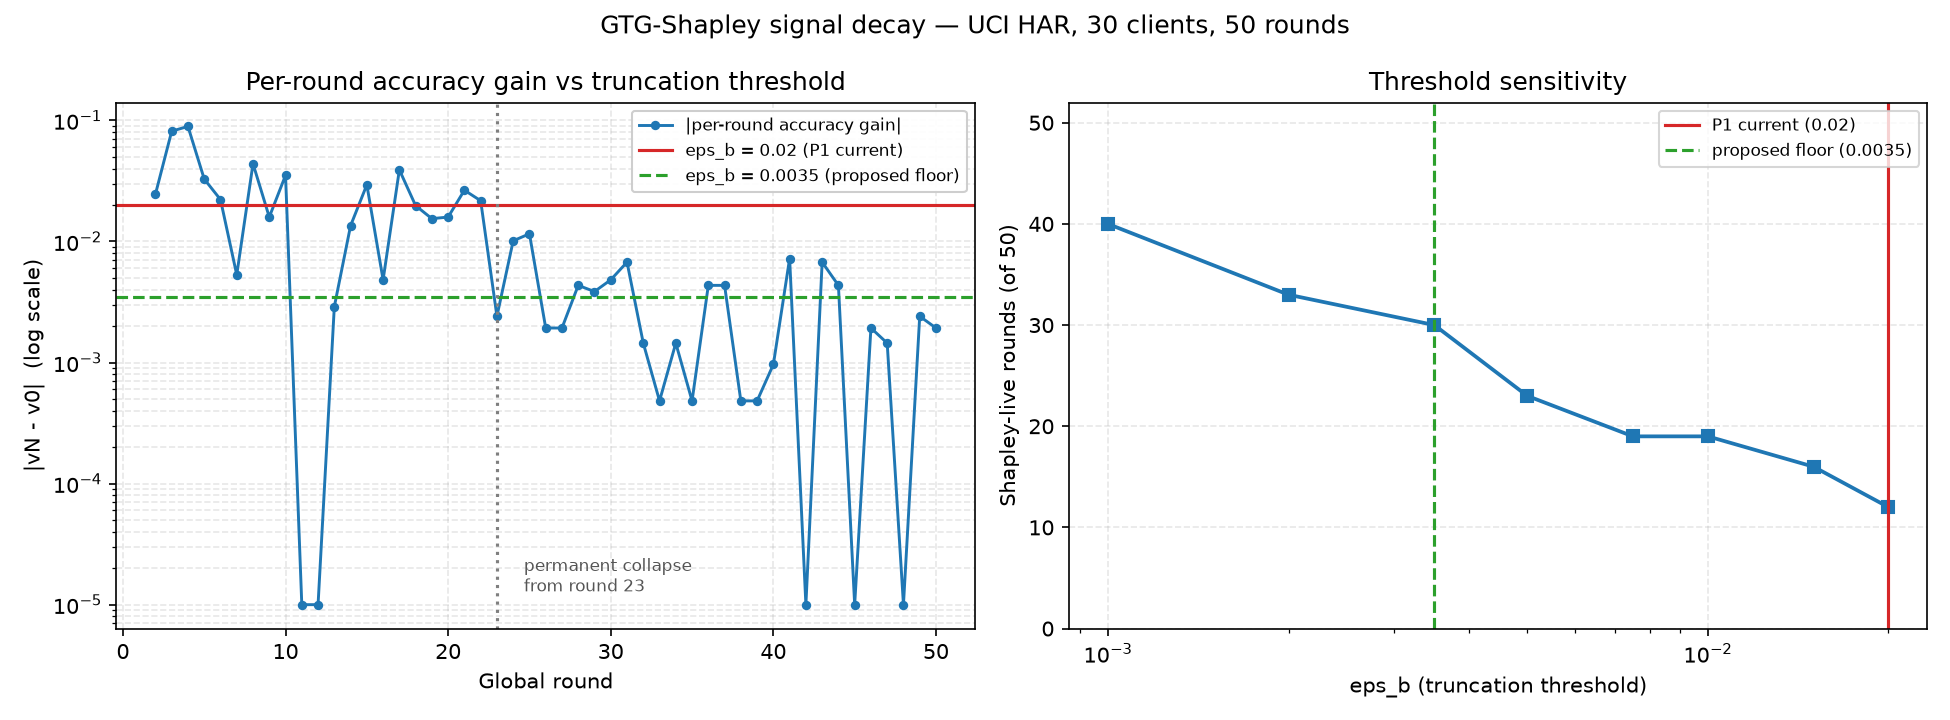

This figure's Python source:
"""
P2 (new, 50-round) — Shapley signal decay and truncation-threshold sensitivity.

WHY THIS EXISTS
---------------
When P1's pipeline moved from 5 rounds to 50, a rule that had never fired
started firing constantly. GTG-Shapley declares a round to carry no
contribution signal — and returns all phi = 0 — when

    |vN - v0| <= eps_b

with eps_b = 0.02, i.e. when the round's global accuracy gain is under
2 percentage points. At 5 rounds the model was still gaining 2-9 points
per round, so the rule was invisible. At 50 rounds the model converges
and per-round gains fall to 0.1-0.5 points, so most rounds are skipped.

This script measures the effect directly on P1's committed
shapley_scores.csv. It runs in about a second and needs no FL training,
no preprocessed data, and no GPU — only the CSV.

It answers three questions the writeup needs:

  1. HOW MANY rounds actually carry Shapley signal at 50 rounds?
  2. WHEN does the signal die, and is the collapse permanent?
  3. HOW SENSITIVE is that to eps_b? What threshold would keep Shapley
     live through convergence?

WHY THIS MATTERS FOR EACH SUB-TEAM
----------------------------------
P2 (aggregation): every truncated round falls back to size-proportional
weights, so a naive 50-round run is mostly vanilla FedAvg wearing a
Shapley label. The two curves land on top of each other and the result
says nothing about the method.

P3 (Byzantine detection): the sustained-deviation rule needs a count of
ELIGIBLE rounds. Truncated rounds are no-signal rounds, not rounds in
which everyone contributed zero. If 38 of 50 rounds are all-zero, the
"flagged in >=30% of eligible rounds" rule is operating on 12 rounds,
not 50 — a very different statistical footing, and worth stating
explicitly in the paper rather than leaving implicit.

P4 (blockchain): rounds with all-zero scores still get logged on chain.
Worth knowing that most on-chain entries carry no valuation content.

METHOD
------
The exact v0 for round r is the accuracy of the global model entering
that round, which equals model_accuracy for round r-1 in P1's CSV (P1
writes vN as model_accuracy). Round 1's v0 is the untrained init model
and is not in the CSV, so round 1 is reported from its phi values
directly rather than from a reconstructed gain.

The threshold sweep re-applies the |vN - v0| <= eps test at other eps
values against those same measured gains. That tells us how many rounds
each threshold would have kept live WITHOUT rerunning training, which is
the cheap way to pick a candidate threshold before spending 20 minutes
on a full run.

Usage (from repo root; no venv packages beyond pandas/matplotlib needed):

    python shapley_signal_decay.py
    python shapley_signal_decay.py --csv shapley_scores.csv

Outputs:
    shapley_signal_decay.csv   round, accuracy, gain, phi_abs_mean,
                               phi_min, phi_max, all_zero
    shapley_signal_decay.png   two panels: per-round gain vs eps_b
                               thresholds, and live-round count vs eps_b
    shapley_signal_decay.txt   summary + threshold sensitivity table
"""

import argparse
import os

import numpy as np
import pandas as pd
import matplotlib
matplotlib.use("Agg")
import matplotlib.pyplot as plt

CSV_IN = "shapley_scores.csv"
CSV_OUT = "shapley_signal_decay.csv"
PNG_OUT = "shapley_signal_decay.png"
TXT_OUT = "shapley_signal_decay.txt"

# P1's current truncation threshold, for reference lines in the plot.
EPS_B_P1 = 0.02

# Candidate thresholds for the sensitivity sweep.
EPS_CANDIDATES = [0.02, 0.015, 0.01, 0.0075, 0.005, 0.0035, 0.002, 0.001]

# HAR global test set size, used to express thresholds in "test samples".
# Detected from preprocessed/har_clients.pkl when that file is present;
# this constant is only the fallback when it is not. Note the pipeline
# re-splits merged train+test 80/20 per subject, so the global test set is
# NOT the 2947 samples of the original UCI HAR test split — detecting it is
# the difference between a correct and a misleading "test samples" column.
N_TEST_DEFAULT = 2074
PKL_PATH = "preprocessed/har_clients.pkl"


def detect_n_test(pkl_path=PKL_PATH):
    """Return the global test set size from the preprocessed pickle, or
    None if it is unavailable (the pickle is gitignored, so anyone reading
    a fresh clone will not have it)."""
    if not os.path.exists(pkl_path):
        return None
    try:
        import pickle
        with open(pkl_path, "rb") as f:
            data = pickle.load(f)
        return int(sum(len(d["y_test"]) for d in data.values()))
    except Exception:
        return None

ZERO_TOL = 1e-12


def main():
    ap = argparse.ArgumentParser(
        description="Measure GTG-Shapley signal decay across rounds")
    ap.add_argument("--csv", default=CSV_IN,
                    help=f"P1 Shapley scores CSV (default {CSV_IN})")
    ap.add_argument("--n-test", type=int, default=None,
                    help="global test set size, for sample-count reporting "
                         "(default: detected from the preprocessed pickle)")
    args = ap.parse_args()

    if args.n_test is None:
        detected = detect_n_test()
        if detected:
            args.n_test = detected
            n_test_src = f"detected from {PKL_PATH}"
        else:
            args.n_test = N_TEST_DEFAULT
            n_test_src = (f"assumed — {PKL_PATH} not found; pass --n-test if "
                          f"this is wrong")
    else:
        n_test_src = "supplied on the command line"

    if not os.path.exists(args.csv):
        raise FileNotFoundError(
            f"Could not find {args.csv}. Run this from the Shapley-FL repo "
            f"root, after P1 has committed the scores CSV.")

    df = pd.read_csv(args.csv)
    required = {"round", "client_id", "shapley_value", "model_accuracy"}
    missing = required - set(df.columns)
    if missing:
        raise ValueError(f"{args.csv} is missing expected columns: {missing}")

    n_clients = df["client_id"].nunique()
    rounds = sorted(df["round"].unique())
    n_rounds = len(rounds)

    # ---- per-round table ----
    recs = []
    prev_acc = None
    for r in rounds:
        grp = df[df["round"] == r]
        phi = grp["shapley_value"].to_numpy()
        acc = float(grp["model_accuracy"].iloc[0])
        gain = float("nan") if prev_acc is None else acc - prev_acc
        recs.append({
            "round": int(r),
            "accuracy": acc,
            "gain": gain,
            "abs_gain": abs(gain) if prev_acc is not None else float("nan"),
            "phi_min": float(phi.min()),
            "phi_max": float(phi.max()),
            "phi_abs_mean": float(np.abs(phi).mean()),
            "all_zero": int(bool(np.all(np.abs(phi) < ZERO_TOL))),
        })
        prev_acc = acc

    out = pd.DataFrame(recs)
    out.to_csv(CSV_OUT, index=False)

    zero_rounds = out.loc[out["all_zero"] == 1, "round"].tolist()
    live_rounds = out.loc[out["all_zero"] == 0, "round"].tolist()
    n_zero = len(zero_rounds)

    # Round from which truncation is permanent (every later round zero too).
    zero_set = set(zero_rounds)
    collapse_at = None
    for r in zero_rounds:
        if all(x in zero_set for x in range(r, rounds[-1] + 1)):
            collapse_at = r
            break

    # ---- threshold sensitivity sweep ----
    # Round 1's gain is unknown (v0 = init accuracy, not in the CSV), but
    # round 1 is live at every candidate threshold in practice, so it is
    # counted as live and noted as such.
    gains = out["abs_gain"].to_numpy()[1:]  # rounds 2..N
    sweep = []
    for eps in EPS_CANDIDATES:
        live = int((gains > eps).sum()) + 1  # +1 for round 1
        sweep.append({
            "eps_b": eps,
            "live_rounds": live,
            "truncated_rounds": n_rounds - live,
            "live_pct": 100.0 * live / n_rounds,
            "test_samples": eps * args.n_test,
        })
    sweep_df = pd.DataFrame(sweep)

    # Sanity check: the sweep at P1's own eps_b must reproduce the
    # observed all-zero count. If it does not, the CSV's model_accuracy
    # column is not vN, or the run used different thresholds.
    at_p1 = sweep_df.loc[sweep_df["eps_b"] == EPS_B_P1]
    check_msg = ""
    if not at_p1.empty:
        predicted_zero = int(at_p1["truncated_rounds"].iloc[0])
        if predicted_zero == n_zero:
            check_msg = (f"  [check] sweep reproduces the observed truncation "
                         f"count at eps_b={EPS_B_P1:g} ({n_zero} rounds) — "
                         f"gain reconstruction verified.")
        else:
            check_msg = (f"  [check] WARNING: sweep predicts {predicted_zero} "
                         f"truncated rounds at eps_b={EPS_B_P1:g} but the CSV "
                         f"has {n_zero}. The model_accuracy column may not be "
                         f"vN, or P1 changed eps_b/eps_i.")

    # ---- plot ----
    fig, (ax1, ax2) = plt.subplots(1, 2, figsize=(13, 4.8))

    r_axis = out["round"].to_numpy()
    ax1.semilogy(r_axis[1:], np.maximum(gains, 1e-5), "o-", markersize=3.5,
                 linewidth=1.4, color="#1f77b4",
                 label="|per-round accuracy gain|")
    for eps, style, col in [(EPS_B_P1, "-", "#d62728"),
                            (0.0035, "--", "#2ca02c")]:
        ax1.axhline(eps, linestyle=style, color=col, linewidth=1.5,
                    label=f"eps_b = {eps:g}"
                          + (" (P1 current)" if eps == EPS_B_P1
                             else " (proposed floor)"))
    if collapse_at is not None:
        ax1.axvline(collapse_at, color="#7f7f7f", linestyle=":", linewidth=1.5)
        ax1.annotate(f"permanent collapse\nfrom round {collapse_at}",
                     xy=(collapse_at / max(rounds), 0.06),
                     xycoords="axes fraction", xytext=(6, 0),
                     textcoords="offset points",
                     fontsize=8, color="#555555", va="bottom")
    ax1.set_xlabel("Global round")
    ax1.set_ylabel("|vN - v0|  (log scale)")
    ax1.set_title("Per-round accuracy gain vs truncation threshold")
    ax1.grid(alpha=0.3, linestyle="--", which="both")
    ax1.legend(fontsize=8, loc="upper right", framealpha=0.95)

    ax2.plot(sweep_df["eps_b"], sweep_df["live_rounds"], "s-",
             color="#1f77b4", linewidth=1.8, markersize=6)
    ax2.axvline(EPS_B_P1, color="#d62728", linestyle="-", linewidth=1.5,
                label=f"P1 current ({EPS_B_P1:g})")
    ax2.axvline(0.0035, color="#2ca02c", linestyle="--", linewidth=1.5,
                label="proposed floor (0.0035)")
    ax2.set_xscale("log")
    ax2.set_xlabel("eps_b (truncation threshold)")
    ax2.set_ylabel(f"Shapley-live rounds (of {n_rounds})")
    ax2.set_title("Threshold sensitivity")
    ax2.set_ylim(0, n_rounds + 2)
    ax2.grid(alpha=0.3, linestyle="--")
    ax2.legend(fontsize=8, loc="upper right")

    fig.suptitle(f"GTG-Shapley signal decay — UCI HAR, {n_clients} clients, "
                 f"{n_rounds} rounds", fontsize=12)
    fig.tight_layout()
    fig.savefig(PNG_OUT, dpi=150)
    plt.close(fig)

    # ---- text summary ----
    lines = []
    lines.append("GTG-Shapley signal decay across rounds")
    lines.append("=" * 60)
    lines.append(f"source: {args.csv}   ({len(df)} rows, {n_clients} clients, "
                 f"{n_rounds} rounds)")
    lines.append("")
    lines.append("Truncation at P1's current threshold (eps_b = "
                 f"{EPS_B_P1:g}):")
    lines.append(f"  all-zero (truncated) rounds : {n_zero}/{n_rounds} "
                 f"({100.0 * n_zero / n_rounds:.0f}%)")
    lines.append(f"  Shapley-live rounds         : {len(live_rounds)}/{n_rounds} "
                 f"({100.0 * len(live_rounds) / n_rounds:.0f}%)")
    lines.append(f"  live round numbers          : {live_rounds}")
    if collapse_at is not None:
        lines.append(f"  permanent collapse from round {collapse_at}: every "
                     f"round from {collapse_at} to {rounds[-1]} is truncated")
    if check_msg:
        lines.append(check_msg)
    lines.append("")

    early = out.iloc[1:10]["abs_gain"].mean()
    late = out.iloc[max(1, n_rounds // 2):]["abs_gain"].mean()
    lines.append("Why the signal dies:")
    lines.append(f"  mean |gain|, rounds 2-10          : {early:.5f}")
    lines.append(f"  mean |gain|, second half of run   : {late:.5f}")
    lines.append(f"  ratio                             : "
                 f"{early / late if late else float('nan'):.1f}x")
    lines.append("  The threshold is an ABSOLUTE accuracy delta. It was")
    lines.append("  calibrated on a 5-round run where every round gained")
    lines.append("  several points. After convergence the same rule discards")
    lines.append("  every round, so the valuation signal is thrown away")
    lines.append("  exactly where per-client differences become subtle.")
    lines.append("")

    lines.append("Threshold sensitivity (how many rounds each eps_b keeps live):")
    lines.append("  eps_b     live   truncated   live%   ~test samples")
    for _, row in sweep_df.iterrows():
        lines.append(f"  {row['eps_b']:<8.4f}  {int(row['live_rounds']):>3}   "
                     f"{int(row['truncated_rounds']):>7}   "
                     f"{row['live_pct']:>5.0f}%   {row['test_samples']:>6.0f}")
    lines.append("")
    lines.append(f"  For reference: on a {args.n_test}-sample test set "
                 f"({n_test_src}), one sample = {1.0 / args.n_test:.5f} "
                 f"accuracy.")
    lines.append("  Because v0 and vN are evaluated on the SAME fixed test set")
    lines.append("  with two highly correlated models, the meaningful noise")
    lines.append("  floor is the paired-disagreement scale (a handful of")
    lines.append("  samples), not the independent-sample standard error.")
    lines.append(f"  eps_b = 0.0035 (~{0.0035 * args.n_test:.0f} samples) is "
                 f"the proposed floor.")
    lines.append("")

    lines.append("Handoff notes:")
    lines.append("  P2: truncated rounds fall back to size-proportional")
    lines.append("      weights, so Shapley weighting is inactive in them.")
    lines.append("      Report the live-round count alongside any accuracy")
    lines.append("      comparison, or the comparison is misleading.")
    lines.append("  P3: exclude truncated rounds from eligible-round counts")
    lines.append("      before applying the sustained-deviation ratio. A")
    lines.append("      client cannot deviate from its history in a round")
    lines.append("      where nobody has a score.")
    lines.append("  P4: all-zero rounds still produce on-chain entries that")
    lines.append("      carry no valuation content; worth noting in the audit")
    lines.append("      trail description.")

    text = "\n".join(lines)
    with open(TXT_OUT, "w", encoding="utf-8") as f:
        f.write(text + "\n")

    print(text)
    print()
    print(f"Wrote {CSV_OUT}, {PNG_OUT}, {TXT_OUT}")


if __name__ == "__main__":
    main()
